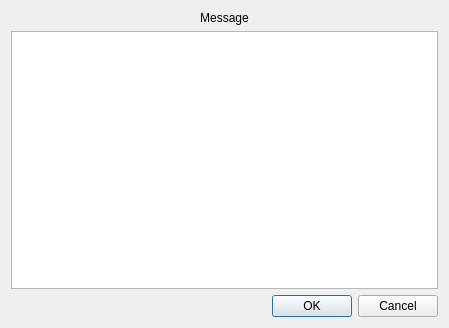
<?xml version="1.0" encoding="UTF-8"?>
<ui version="4.0">
 <class>TextareaDialog</class>
 <widget class="QDialog" name="TextareaDialog">
  <property name="geometry">
   <rect>
    <x>0</x>
    <y>0</y>
    <width>449</width>
    <height>328</height>
   </rect>
  </property>
  <property name="windowTitle">
   <string>Dialog</string>
  </property>
  <layout class="QVBoxLayout" name="verticalLayout">
   <item>
    <widget class="QLabel" name="label">
     <property name="text">
      <string>Message</string>
     </property>
     <property name="alignment">
      <set>Qt::AlignCenter</set>
     </property>
    </widget>
   </item>
   <item>
    <widget class="QTextEdit" name="textarea"/>
   </item>
   <item>
    <widget class="QDialogButtonBox" name="buttonBox">
     <property name="orientation">
      <enum>Qt::Horizontal</enum>
     </property>
     <property name="standardButtons">
      <set>QDialogButtonBox::Cancel|QDialogButtonBox::Ok</set>
     </property>
    </widget>
   </item>
  </layout>
 </widget>
 <resources/>
 <connections>
  <connection>
   <sender>buttonBox</sender>
   <signal>accepted()</signal>
   <receiver>TextareaDialog</receiver>
   <slot>accept()</slot>
   <hints>
    <hint type="sourcelabel">
     <x>248</x>
     <y>254</y>
    </hint>
    <hint type="destinationlabel">
     <x>157</x>
     <y>274</y>
    </hint>
   </hints>
  </connection>
  <connection>
   <sender>buttonBox</sender>
   <signal>rejected()</signal>
   <receiver>TextareaDialog</receiver>
   <slot>reject()</slot>
   <hints>
    <hint type="sourcelabel">
     <x>316</x>
     <y>260</y>
    </hint>
    <hint type="destinationlabel">
     <x>286</x>
     <y>274</y>
    </hint>
   </hints>
  </connection>
 </connections>
</ui>
